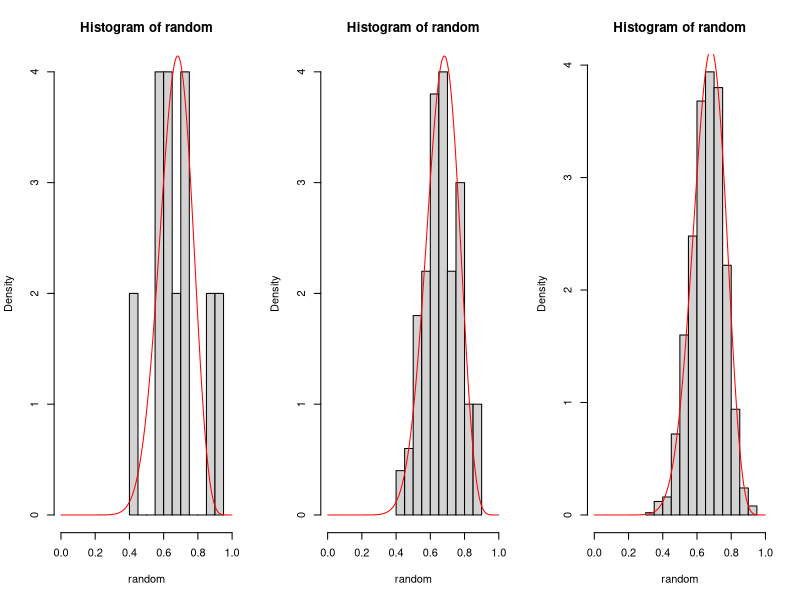
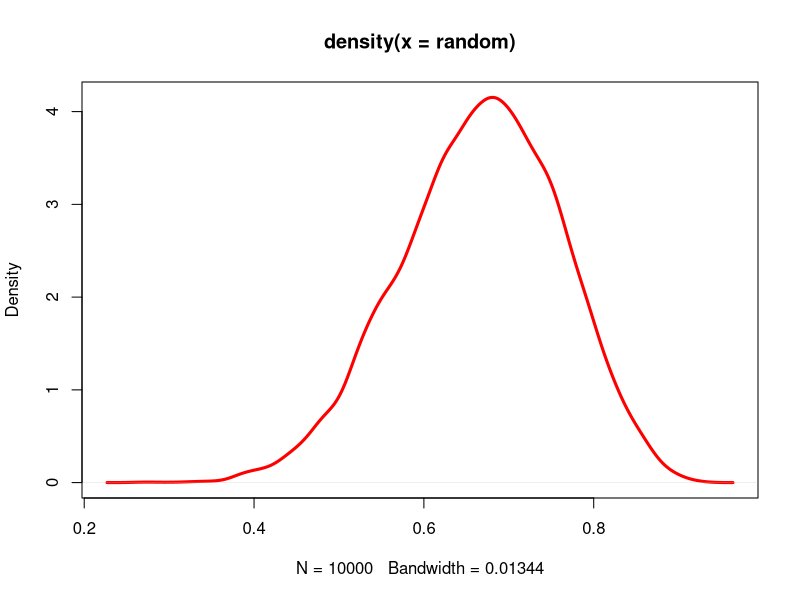

Write the R code that produced these figures, in order.
alpha <- 2
beta <- 2
s <- 14
n <- 20
nDraws <- c(10, 100, 1000)

# 1a

xGrid <- seq(0.001, 0.999, by=0.001)
posterior = dbeta(xGrid, alpha + s, beta + (n-s))
par(mfrow=c(1,3))
for (draws in nDraws) {
  random = rbeta(draws, alpha+s, beta+(n-s))
  hist(random, xlim = c(0,1), freq = FALSE, breaks=10)
  lines(xGrid, posterior, type='l', col ='red')
}
dev.off() 

# 1b

nDraws <- 10000
random = rbeta(nDraws, alpha+s, beta+(n-s))
val <- random * (random < 0.4)
print(sum(val>0)/length(val))

# 1c
nDraws <- 10000
random = rbeta(nDraws, alpha+s, beta+(n-s))
phi <- log(random/(1 - random))
plot(density(random), lwd=3, type='l', col='red')

